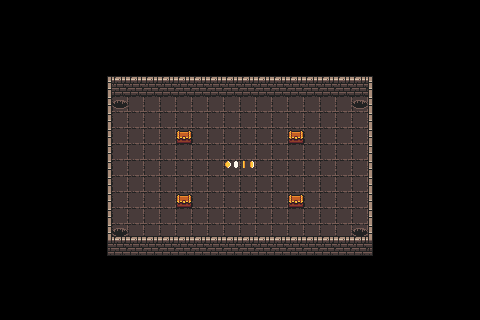

This game map was drawn from its Tiled (.tmx) file and the tilesets committed beside it. A one-line description and the full map source follow:
An orthogonal 30x20 tile map with 16x16 px tiles, 2 tile layers (Floor, Walls).

<map version="1.10" tiledversion="1.10.2" orientation="orthogonal" renderorder="right-down" width="30" height="20" tilewidth="16" tileheight="16" infinite="0" nextlayerid="4" nextobjectid="1">
 <tileset firstgid="1" source="../../Tilesets/0x72 Tileset.tsx" />
 <layer id="2" name="Floor" width="30" height="20">
  <data encoding="csv">
0,0,0,0,0,0,0,0,0,0,0,0,0,0,0,0,0,0,0,0,0,0,0,0,0,0,0,0,0,0,
0,0,0,0,0,0,0,0,0,0,0,0,0,0,0,0,0,0,0,0,0,0,0,0,0,0,0,0,0,0,
0,0,0,0,0,0,0,0,0,0,0,0,0,0,0,0,0,0,0,0,0,0,0,0,0,0,0,0,0,0,
0,0,0,0,0,0,0,0,0,0,0,0,0,0,0,0,0,0,0,0,0,0,0,0,0,0,0,0,0,0,
0,0,0,0,0,0,0,0,0,0,0,0,0,0,0,0,0,0,0,0,0,0,0,0,0,0,0,0,0,0,
0,0,0,0,0,0,0,227,227,227,227,227,227,227,227,227,227,227,227,227,227,227,227,227,227,0,0,0,0,0,
0,0,0,0,0,0,0,226,130,130,130,130,130,130,130,130,130,130,130,130,130,130,226,0,0,0,0,0,0,0,
0,0,0,0,0,0,0,130,130,130,130,130,130,130,130,130,130,130,130,130,130,130,130,0,0,0,0,0,0,0,
0,0,0,0,0,0,0,130,130,130,130,130,130,130,130,130,130,130,130,130,130,130,130,0,0,0,0,0,0,0,
0,0,0,0,0,0,0,130,130,130,130,130,130,130,130,130,130,130,130,130,130,130,130,0,0,0,0,0,0,0,
0,0,0,0,0,0,0,130,130,130,130,130,130,130,130,130,130,130,130,130,130,130,130,0,0,0,0,0,0,0,
0,0,0,0,0,0,0,130,130,130,130,130,130,130,130,130,130,130,130,130,130,130,130,0,0,0,0,0,0,0,
0,0,0,0,0,0,0,130,130,130,130,130,130,130,130,130,130,130,130,130,130,130,130,0,0,0,0,0,0,0,
0,0,0,0,0,0,0,130,130,130,130,130,130,130,130,130,130,130,130,130,130,130,130,0,0,0,0,0,0,0,
0,0,0,0,0,0,0,226,130,130,130,130,130,130,130,130,130,130,130,130,130,130,226,0,0,0,0,0,0,0,
0,0,0,0,0,0,0,0,0,0,0,0,0,0,0,0,0,0,0,0,0,0,0,0,0,0,0,0,0,0,
0,0,0,0,0,0,0,0,0,0,0,0,0,0,0,0,0,0,0,0,0,0,0,0,0,0,0,0,0,0,
0,0,0,0,0,0,0,0,0,0,0,0,0,0,0,0,0,0,0,0,0,0,0,0,0,0,0,0,0,0,
0,0,0,0,0,0,0,0,0,0,0,0,0,0,0,0,0,0,0,0,0,0,0,0,0,0,0,0,0,0,
0,0,0,0,0,0,0,0,0,0,0,0,0,0,0,0,0,0,0,0,0,0,0,0,0,0,0,0,0,0
</data>
 </layer>
 <layer id="3" name="Walls" width="30" height="20">
  <data encoding="csv">
0,0,0,0,0,0,0,0,0,0,0,0,0,0,0,0,0,0,0,0,0,0,0,0,0,0,0,0,0,0,
0,0,0,0,0,0,0,0,0,0,0,0,0,0,0,0,0,0,0,0,0,0,0,0,0,0,0,0,0,0,
0,0,0,0,0,0,0,0,0,0,0,0,0,0,0,0,0,0,0,0,0,0,0,0,0,0,0,0,0,0,
0,0,0,0,0,0,0,0,0,0,0,0,0,0,0,0,0,0,0,0,0,0,0,0,0,0,0,0,0,0,
0,0,0,0,0,0,257,3,3,3,3,3,3,3,3,3,3,3,3,3,3,3,3,258,0,0,0,0,0,0,
0,0,0,0,0,0,289,35,35,35,35,35,35,35,35,35,35,35,35,35,35,35,35,290,0,0,0,0,0,0,
0,0,0,0,0,0,289,0,0,0,0,0,0,0,0,0,0,0,0,0,0,0,0,290,0,0,0,0,0,0,
0,0,0,0,0,0,289,0,0,0,0,0,0,0,0,0,0,0,0,0,0,0,0,290,0,0,0,0,0,0,
0,0,0,0,0,0,289,0,0,0,0,820,0,0,834,835,0,0,820,0,0,0,0,290,0,0,0,0,0,0,
0,0,0,0,0,0,289,0,0,0,0,0,0,0,0,0,0,0,0,0,0,0,0,290,0,0,0,0,0,0,
0,0,0,0,0,0,289,0,0,0,0,0,0,0,787,788,0,0,0,0,0,0,0,290,0,0,0,0,0,0,
0,0,0,0,0,0,289,0,0,0,0,0,0,0,0,0,0,0,0,0,0,0,0,290,0,0,0,0,0,0,
0,0,0,0,0,0,289,0,0,0,0,820,0,0,0,0,0,0,820,0,0,0,0,290,0,0,0,0,0,0,
0,0,0,0,0,0,289,0,0,0,0,0,0,0,0,0,0,0,0,0,0,0,0,290,0,0,0,0,0,0,
0,0,0,0,0,0,289,3,3,3,3,3,3,3,3,3,3,3,3,3,3,3,3,290,0,0,0,0,0,0,
0,0,0,0,0,0,321,35,35,35,35,35,35,35,35,35,35,35,35,35,35,35,35,322,0,0,0,0,0,0,
0,0,0,0,0,0,0,0,0,0,0,0,0,0,0,0,0,0,0,0,0,0,0,0,0,0,0,0,0,0,
0,0,0,0,0,0,0,0,0,0,0,0,0,0,0,0,0,0,0,0,0,0,0,0,0,0,0,0,0,0,
0,0,0,0,0,0,0,0,0,0,0,0,0,0,0,0,0,0,0,0,0,0,0,0,0,0,0,0,0,0,
0,0,0,0,0,0,0,0,0,0,0,0,0,0,0,0,0,0,0,0,0,0,0,0,0,0,0,0,0,0
</data>
 </layer>
</map>
